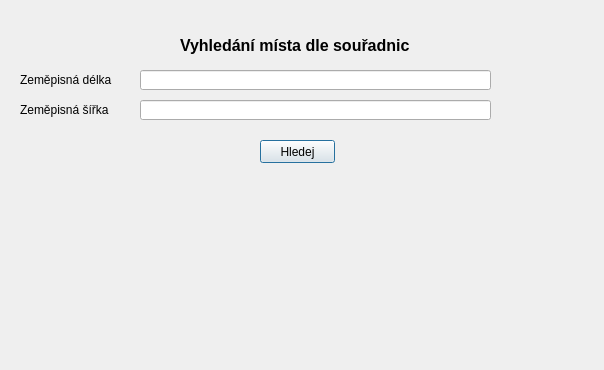
<?xml version="1.0" encoding="UTF-8"?>
<ui version="4.0">
 <class>Dialog</class>
 <widget class="QDialog" name="Dialog">
  <property name="geometry">
   <rect>
    <x>0</x>
    <y>0</y>
    <width>604</width>
    <height>370</height>
   </rect>
  </property>
  <property name="windowTitle">
   <string>Dialog</string>
  </property>
  <widget class="QLabel" name="label">
   <property name="geometry">
    <rect>
     <x>180</x>
     <y>30</y>
     <width>251</width>
     <height>31</height>
    </rect>
   </property>
   <property name="font">
    <font>
     <pointsize>12</pointsize>
     <weight>75</weight>
     <bold>true</bold>
    </font>
   </property>
   <property name="text">
    <string>Vyhledání místa dle souřadnic</string>
   </property>
  </widget>
  <widget class="QLabel" name="label_2">
   <property name="geometry">
    <rect>
     <x>20</x>
     <y>70</y>
     <width>101</width>
     <height>20</height>
    </rect>
   </property>
   <property name="text">
    <string>Zeměpisná délka</string>
   </property>
  </widget>
  <widget class="QPushButton" name="pushButtonSearch">
   <property name="geometry">
    <rect>
     <x>260</x>
     <y>140</y>
     <width>75</width>
     <height>23</height>
    </rect>
   </property>
   <property name="text">
    <string>Hledej</string>
   </property>
  </widget>
  <widget class="QLineEdit" name="lineEditLongitude">
   <property name="geometry">
    <rect>
     <x>140</x>
     <y>70</y>
     <width>351</width>
     <height>20</height>
    </rect>
   </property>
  </widget>
  <widget class="QWidget" name="layoutWidget">
   <property name="geometry">
    <rect>
     <x>20</x>
     <y>180</y>
     <width>571</width>
     <height>171</height>
    </rect>
   </property>
   <layout class="QVBoxLayout" name="verticalLayout">
    <item>
     <widget class="QLabel" name="label_address">
      <property name="text">
       <string/>
      </property>
      <property name="wordWrap">
       <bool>true</bool>
      </property>
     </widget>
    </item>
   </layout>
  </widget>
  <widget class="QLabel" name="label_3">
   <property name="geometry">
    <rect>
     <x>20</x>
     <y>100</y>
     <width>101</width>
     <height>20</height>
    </rect>
   </property>
   <property name="text">
    <string>Zeměpisná šířka</string>
   </property>
  </widget>
  <widget class="QLineEdit" name="lineEditLatitude">
   <property name="geometry">
    <rect>
     <x>140</x>
     <y>100</y>
     <width>351</width>
     <height>20</height>
    </rect>
   </property>
  </widget>
 </widget>
 <resources/>
 <connections>
  <connection>
   <sender>pushButtonSearch</sender>
   <signal>pressed()</signal>
   <receiver>Dialog</receiver>
   <slot>displayDetails()</slot>
   <hints>
    <hint type="sourcelabel">
     <x>272</x>
     <y>121</y>
    </hint>
    <hint type="destinationlabel">
     <x>377</x>
     <y>159</y>
    </hint>
   </hints>
  </connection>
 </connections>
 <slots>
  <slot>displayDetails()</slot>
 </slots>
</ui>
